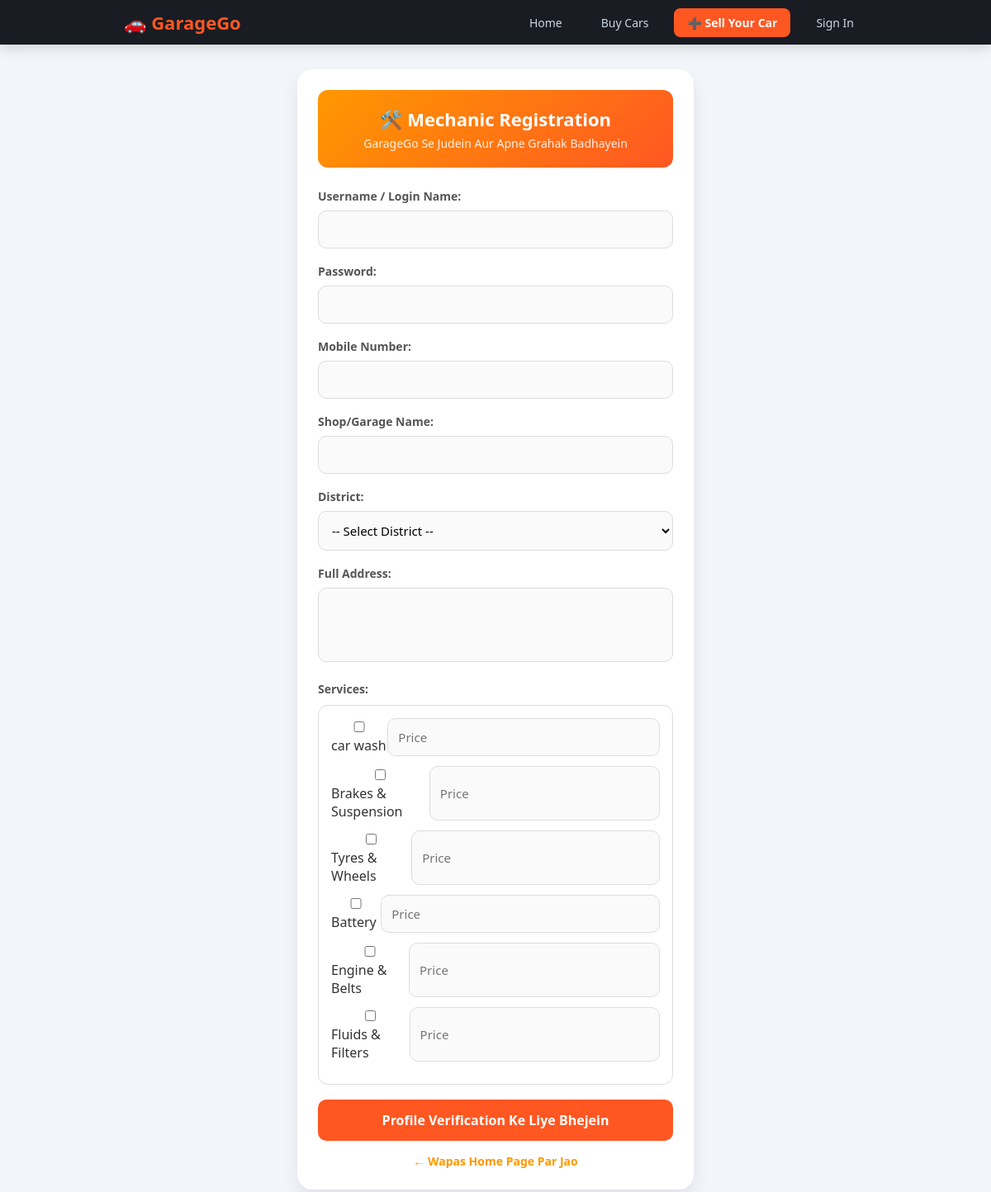
Page /join-mechanic/ on the committed database.
### services/models.py (models this page shows, shortened)
class ServiceCategory(models.Model):
    name = models.CharField(max_length=100)
    icon = models.CharField(max_length=50, blank=True, null=True)

### services/views.py (the view, shortened to what this page needs)
# urls.py: path('join-mechanic/', mechanic_register_view, name='mechanic_register'),
def mechanic_register_view(request):
    districts = District.objects.all()
    categories = ServiceCategory.objects.all() # Form me dikhane ke liye saari services nikal lo
    success_message = None
    return render(request, 'services/mechanic_register.html', {
        'districts': districts,
        'categories': categories,
        'success_message': success_message
    })

### templates/services/mechanic_register.html (shortened to what this page needs)
<!DOCTYPE html>
<html lang="en">
<head>
</head>
<body>
<nav class="main-navbar">
    <div class="nav-container">
        <a href="/" class="nav-logo">🚗 GarageGo</a>
        <ul class="nav-links" id="nav-links-menu">
            <li><a href="/" class="nav-item">Home</a></li>
            <li><a href="{% url 'car_bazaar:car_marketplace' %}" class="nav-item">Buy Cars</a></li>
            <li><a href="{% url 'car_bazaar:sell_car' %}" class="nav-item sell-btn">➕ Sell Your Car</a></li>
            {% if user.is_authenticated %}
                {% if user.is_superuser %}
                    <li><a href="{% url 'owner_dashboard' %}" class="nav-item admin-badge">👑 Owner Desk</a></li>
                {% else %}
                    <li><a href="{% url 'mechanic_dashboard' %}" class="nav-item dash-badge">🛠 Dashboard</a></li>
                {% endif %}
                <li><a href="{% url 'mechanic_logout' %}" class="nav-item logout-btn">Logout</a></li>
            {% else %}
                <li><a href="{% url 'mechanic_login' %}" class="nav-item">Sign In</a></li>
            {% endif %}
        </ul>
    </div>
</nav>
<div class="form-container">
    <div class="form-header">
        <h2>🛠️ Mechanic Registration</h2>
        <p>GarageGo Se Judein Aur Apne Grahak Badhayein</p>
    </div>
    <form method="POST">
        <div class="form-group">
            <label>Username / Login Name:</label>
            <input type="text" name="username" required>
        </div>
        <div class="form-group">
            <label>Password:</label>
            <input type="password" name="password" required>
        </div>
        <div class="form-group">
            <label>Mobile Number:</label>
            <input type="text" name="phone_number" required>
        </div>
        <div class="form-group">
            <label>Shop/Garage Name:</label>
            <input type="text" name="shop_name" required>
        </div>
        <div class="form-group">
            <label>District:</label>
            <select name="district" required>
                <option value="">-- Select District --</option>
            </select>
        </div>
        <div class="form-group">
            <label>Full Address:</label>
            <textarea name="address" required></textarea>
        </div>
        <div class="form-group">
            <label>Services:</label>
            <div style="background:#fff;border:1px solid #ddd;padding:15px;border-radius:12px;margin-top:10px;">
                {% for cat in categories %}
                <div style="display:flex;justify-content:space-between;margin-bottom:12px;">
                    <div>
                        <input type="checkbox" name="service_{{ cat.id }}">
                        {{ cat.name }}
                    </div>
                    <input type="number" name="price_{{ cat.id }}" placeholder="Price">
                </div>
                {% endfor %}
            </div>
        </div>
        <button type="submit" class="btn-submit">
            Profile Verification Ke Liye Bhejein
        </button>
        <a href="{% url 'home' %}" class="btn-back">← Wapas Home Page Par Jao</a>
    </form>
</div>
</body>
</html>

### templates/services/mechanic_register.html (style rules this page uses)
* { margin:0; padding:0; box-sizing:border-box; font-family:'Segoe UI',sans-serif; }
body { background:#f3f5fa; color:#333; }
.main-navbar { background:#1a1c23; padding:12px 20px; position:sticky; top:0; z-index:1000; box-shadow:0 4px 15px rgba(0,0,0,.15); }
.nav-container { display:flex; justify-content:space-between; align-items:center; max-width:900px; margin:auto; }
.nav-logo { color:#ff5722; font-size:22px; font-weight:700; text-decoration:none; }
.nav-links { display:flex; list-style:none; gap:15px; align-items:center; }
.nav-item { color:#cbd5e1; text-decoration:none; font-size:14px; font-weight:500; padding:8px 16px; border-radius:8px; transition:.25s; }
.sell-btn { background:#ff5722; color:white !important; font-weight:600; }
.form-container { max-width:480px; margin:30px auto; background:white; padding:25px; border-radius:18px; box-shadow:0 10px 20px rgba(0,0,0,.08); }
.form-header { background:linear-gradient(135deg,#ff9800,#ff5722); color:white; padding:20px; border-radius:12px; text-align:center; margin-bottom:25px; }
.form-header h2 { font-size:22px;margin-bottom:5px; }
.form-header p { font-size:14px;opacity:.9; }
.form-group { margin-bottom:18px; }
label { display:block; margin-bottom:8px; font-weight:bold; color:#555; font-size:14px; }
input,select,textarea { width:100%; padding:12px; border:1px solid #ddd; border-radius:10px; font-size:15px; outline:none; background:#fafafa; }
textarea { resize:none; height:90px; }
.btn-submit { width:100%; padding:14px; background:#ff5722; color:white; border:none; border-radius:10px; font-size:16px; font-weight:bold; cursor:pointer; }
.btn-back { display:block; text-align:center; margin-top:15px; color:#ff9800; text-decoration:none; font-size:14px; font-weight:bold; }

### rows in the picture
ServiceCategory: name "car wash"
ServiceCategory: name "Brakes & Suspension"
ServiceCategory: name "Tyres & Wheels"
ServiceCategory: name "Battery"
ServiceCategory: name "Engine & Belts"
ServiceCategory: name "Fluids & Filters"
